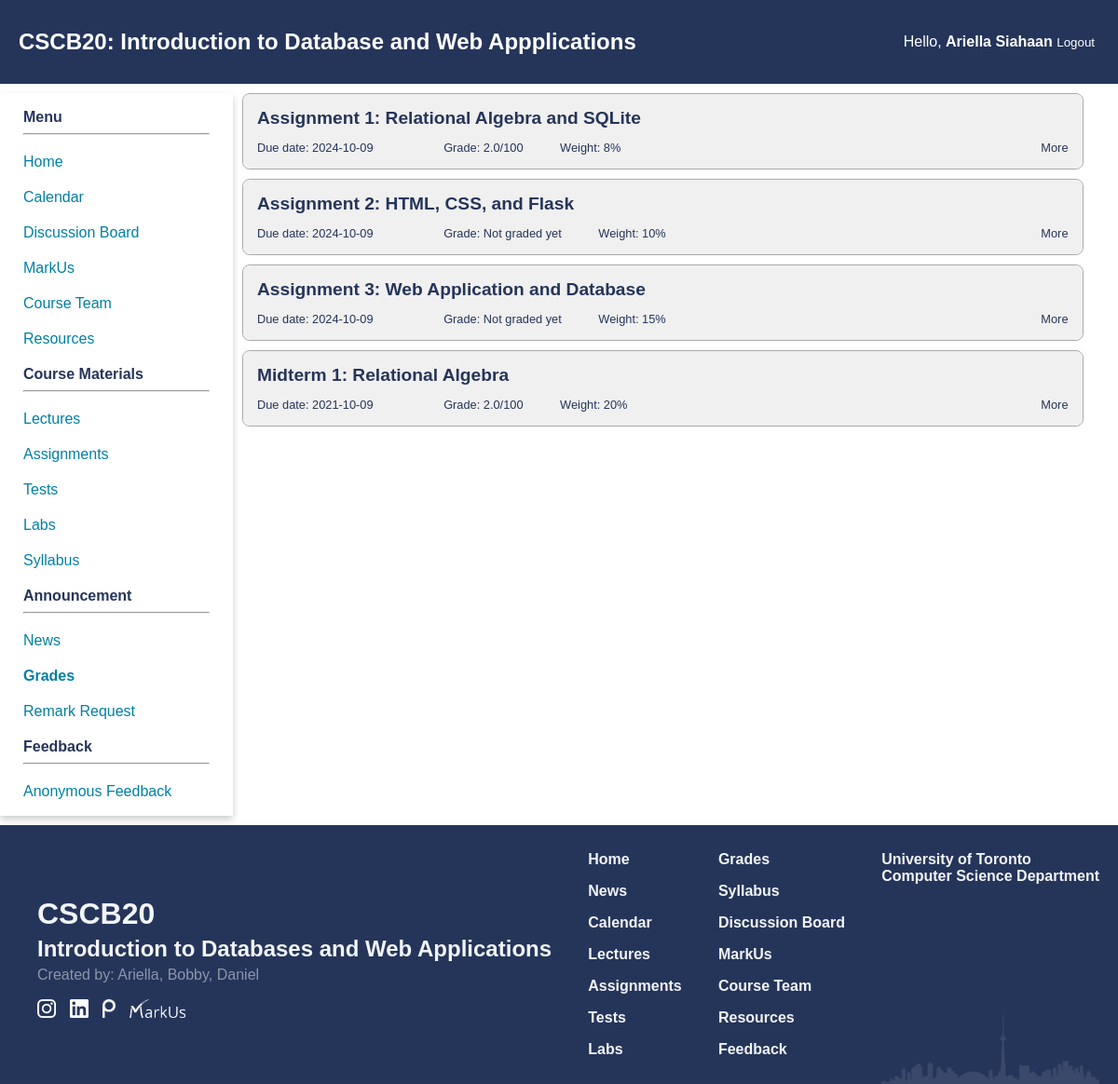
The page /grades (signed in) on the database its author committed.
### app.py (models this page shows)
class Test(db.Model):
    id = db.Column(db.Integer, primary_key = True, nullable = True)
    name = db.Column(db.String(250), nullable = False)
    desc = db.Column(db.Text)
    weight = db.Column(db.Integer, nullable = False)
    type = db.Column(db.String(50), nullable = False)
    due_date = db.Column(db.Date)
    grades = db.relationship("Grades", backref = 'test', lazy = True)

### app.py (the view)
@app.route('/grades')
def view():
    lst_tests = Test.query.all()
    lst_grades = None
    if(isInstructor(session)):
        students = Student.query.order_by(Student.name.asc()).all()
        return render_template("modify_assignment.html", lst_tests = lst_tests, grades = True, lst_grades = lst_grades)
    if(isStudent(session)):
        grades = Grades.query.filter(Grades.student_id == session["student_id"]).all()
        lst_of_tuple = []
        for test in lst_tests:
            found = False
            for grade in grades:
                if grade.test.id == test.id:
                    found = True
                    lst_of_tuple.append((test, str(grade.grade) + '/100'))
            if not found:
                lst_of_tuple.append((test, 'Not graded yet'))
        return render_template("grades.html", lst_of_tuple = lst_of_tuple, lst_tests = lst_tests, grades = True, lst_grades = lst_grades)
    return redirect('/')

### app.py (called while the page is built)
def isInstructor(identity):
    if "auth" in identity and identity["auth"] == 'Instructor':
        return True
    return False

def isStudent(identity):
    if "auth" in identity and identity["auth"] == 'Student':
        return True
    return False

### templates/grades.html (shortened to what this page needs)
{% extends 'home_template.html' %}
{% block extra_css %}
<link href="{{ url_for('static', filename='css/grades.css') }}" rel="stylesheet" type="text/css">
{% endblock %}
{% block content %}
<main class="grades-main">
    {% for test, grade in lst_of_tuple %}
    <div class="assignment-item">
        <div class="assignment-container assignment-header">
            <div class="assignment assignment-title more">{{ test.name }}</div>
            <div class="header-section header-section1">
                <span class="assignment due-date">Due date: {{ test.due_date }}</span>
                <span class="assignment assignment-grade">Grade: {{ grade }}</span>
                <span class="assignment assignment-weight">Weight: {{ test.weight }}%</span>
            </div>
            <div class="header-section more">More</div>
        </div>
    </div>
    {% endfor %}
</main>
{% endblock %}

### static/css/navbar.css (style rules this page uses)
:root { --primary_color: #25355A; --secondary_color: #007FA3; --phone_size: 600px; }
body { margin: 0; padding: 0; font-family: Arial, sans-serif; }
main { grid-area: content; padding: 20px; padding: 0px 10px 0px 10px; width: 95%; }

### static/css/index.css (style rules this page uses)
:root { --primary_color: #25355A; --secondary_color: #007FA3; }
body { background-color: #FFFFFF; color: var(--primary_color); font-family: Geneva, Arial, Helvetica, sans-serif; }

### static/css/grades.css (style rules this page uses)
.assignment-container { padding: 15px; }
.assignment-header { background-color: #f0f0f0; position: relative; height: 50px; border-radius: 8px; }
.assignment-item { border: solid; border-width: thin; border-color: #aaaaaa; margin-bottom: 10px; border-radius: 8px; }
.assignment-title { position: absolute; font-weight: 600; font-size: 1.2em; left: 15px; top: 15px; }
.header-section { font-size: 0.8em; position: absolute; }
.header-section1 { left: 15px; bottom: 15px; width: 80%; }
.header-section .assignment { margin-left: 5%; }
.header-section .due-date { margin-left: 0; margin-right: 5%; }
.more { position: absolute; right: 15px; bottom: 15px; }

### rows shown on the page
Test: name "Assignment 1: Relational Algebra and SQLite", due_date "2024-10-09", grade "2.0/100", weight "8"
Test: name "Assignment 2: HTML, CSS, and Flask", due_date "2024-10-09", grade "Not graded yet", weight "10"
Test: name "Assignment 3: Web Application and Database", due_date "2024-10-09", grade "Not graded yet", weight "15"
Test: name "Midterm 1: Relational Algebra", due_date "2021-10-09", grade "2.0/100", weight "20"

### other values the page prints
{{ session["name"] }} "Ariella Siahaan"
